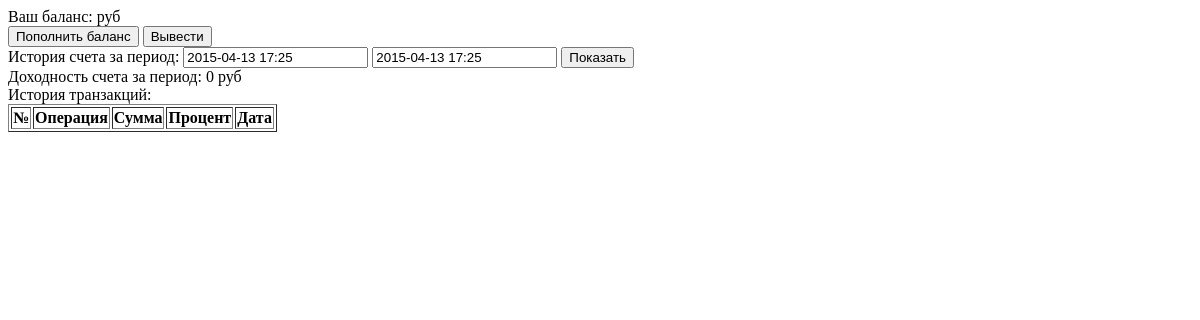
Page /index.php (signed in) on the earlier database version.
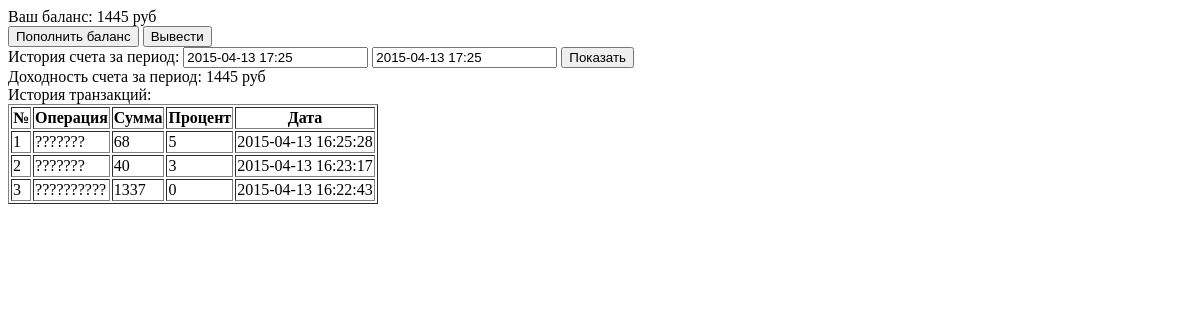
Same page on the later database version.
### tables this page shows
CREATE TABLE IF NOT EXISTS `transact` (
  `id` int(11) NOT NULL,
  `user` varchar(256) NOT NULL,
  `type` varchar(256) NOT NULL,
  `value` int(10) unsigned NOT NULL,
  `percent` float NOT NULL,
  `date` datetime NOT NULL
);

### index.php (the view, shortened to what this page needs)
<?php
$sqlTrans = "transact";
$query = "SELECT SUM(value) as balance FROM `{$sqlTrans}` WHERE `user`='{$_SESSION['user']}'";
$result = mysql_query($query);
$balance = mysql_fetch_object($result)->balance;
$between = "";
$filter = " WHERE `user`='{$_SESSION["user"]}'".$between;
$query = "SELECT SUM(value) as yield FROM `{$sqlTrans}`{$filter}";
$result = mysql_query($query) or die();
$yield = (int) mysql_fetch_object($result)->yield;
$trans = array();
$query = "SELECT * FROM `{$sqlTrans}`{$filter} ORDER BY `date` DESC";
$result = mysql_query($query) or die();
while ($row = mysql_fetch_assoc($result)) {
	$trans[] = $row;
}
?><!DOCTYPE html>
<html>
<head>
	<link type="text/css" href="css/jquery.simple-dtpicker.css" rel="stylesheet" />
</head>
<body>
<div class="x">
	Ваш баланс: <?php echo $balance; ?> руб<br>
</div>
<div class="x">
	<input type="submit" onclick="alert('Для пополнения баланса отправьте сумму на bitcoin address 15UYRmpTtZCsYufi4SpuVJbGkusygdvls2')" value="Пополнить баланс">
	<input type="submit" onclick="alert('Уважаемые клиенты!\nСообщаем, что вывод средств временно не работает.\nПочиним в кратчайшие сроки, простите, извините')" value="Вывести">
</div>
<div class="x">
	<form method="POST">
	История счета за период:
	<input type="text" id="range_from" name="from">
	<input type="text" id="range_to" name="to">
	<input type="submit" name="history" value="Показать">
	</form>
</div>
<div class="x">
	Доходность счета за период: <?php echo $yield; ?> руб
</div>
<div class="x">
	История транзакций:
	<table border="1">
	<tr><th>№</th><th>Операция</th><th>Сумма</th><th>Процент</th><th>Дата</th></tr>
	<?php
		function td($arr) {
			return "<td>".implode("</td><td>", $arr)."</td>";
		}
		for ($i = 0; $i < count($trans); ++$i) {
			echo "<tr>".td(array($i+1, $trans[$i]["type"], $trans[$i]["value"], $trans[$i]["percent"], $trans[$i]["date"]))."</tr>\r\n";
		}
	?>
	</table>
</div>
</body>
</html>

Differences in the rows shown:
added transact: arr "1 ??????? 68 5 2015-04-13 16:25:28"
added transact: arr "2 ??????? 40 3 2015-04-13 16:23:17"
added transact: arr "3 ?????????? 1337 0 2015-04-13 16:22:43"
Other differences:
$balance: (not shown) → "1445"
$yield: "0" → "1445"
